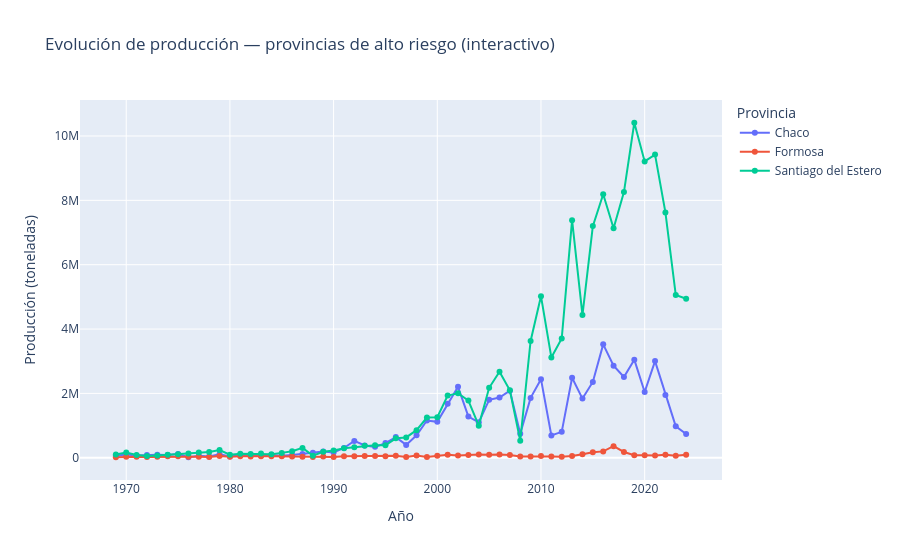

Here is the notebook cell this chart was saved with:
### Code cell
fig_interactivo = px.line(
    df_evolucion,
    x='anio',
    y='total_produccion',
    color='provincia',
    markers=True,
    labels={'anio': 'Año', 'total_produccion': 'Producción (toneladas)', 'provincia': 'Provincia'},
    title='Evolución de producción — provincias de alto riesgo (interactivo)'
)

fig_interactivo.show()

### Figure 1 — Plotly figure (JSON) as saved in the notebook; plotly's stock layout.template omitted (floating-point values rounded to 4 significant figures)
{"data": [{"hovertemplate": "Provincia=Chaco<br>Año=%{x}<br>Producción (toneladas)=%{y}<extra></extra>", "legendgroup": "Chaco", "line": {"color": "#636efa", "dash": "solid"}, "marker": {"symbol": "circle"}, "mode": "lines+markers", "name": "Chaco", "orientation": "v", "showlegend": true, "type": "scatter", "x": [1969, 1970, 1971, 1972, 1973, 1974, 1975, 1976, 1977, 1978, 1979, 1980, 1981, 1982, 1983, 1984, 1985, 1986, 1987, 1988, 1989, 1990, 1991, 1992, 1993, 1994, 1995, 1996, 1997, 1998, 1999, 2000, 2001, 2002, 2003, 2004, 2005, 2006, 2007, 2008, 2009, 2010, 2011, 2012, 2013, 2014, 2015, 2016, 2017, 2018, 2019, 2020, 2021, 2022, 2023, 2024], "xaxis": "x", "y": [63060, 98875, 67700, 84533, 96550, 89200, 116410, 18000, 64400, 36400, 107500, 35800, 78900, 77900, 59200, 83570, 62800, 89400, 116800, 156100, 191000, 161000, 304000, 523600, 381500, 338800, 454900, 641600, 399700, 698300, 1158860, 1117000, 1681368, 2203550, 1280035, 1099678, 1799710, 1873080, 2086299, 744287, 1860953, 2442851, 691055, 805784, 2485537, 1839050, 2357115, 3523825, 2862141, 2509040, 3048302, 2044123, 3003318, 1952690, 975722, 737992], "yaxis": "y"}, {"hovertemplate": "Provincia=Formosa<br>Año=%{x}<br>Producción (toneladas)=%{y}<extra></extra>", "legendgroup": "Formosa", "line": {"color": "#EF553B", "dash": "solid"}, "marker": {"symbol": "circle"}, "mode": "lines+markers", "name": "Formosa", "orientation": "v", "showlegend": true, "type": "scatter", "x": [1969, 1970, 1971, 1972, 1973, 1974, 1975, 1976, 1977, 1978, 1979, 1980, 1981, 1982, 1983, 1984, 1985, 1986, 1987, 1988, 1989, 1990, 1991, 1992, 1993, 1994, 1995, 1996, 1997, 1998, 1999, 2000, 2001, 2002, 2003, 2004, 2005, 2006, 2007, 2008, 2009, 2010, 2011, 2012, 2013, 2014, 2015, 2016, 2017, 2018, 2019, 2020, 2021, 2022, 2023, 2024], "xaxis": "x", "y": [15750, 30800, 31020, 25674, 29480, 44230, 43850, 29000, 29200, 25900, 52400, 31350, 50600, 40450, 43140, 47000, 45040, 39800, 31000, 23300, 35400, 26000, 46600, 49900, 52000, 56100, 45400, 62100, 26230, 69800, 20300, 63600, 92490, 71190, 84848, 105025, 92792, 103826, 82916, 38050, 41750, 50850, 42400, 30500, 54000, 111800, 170800, 198125, 359799, 179975, 79150, 74490, 71347, 92033, 64048, 93403], "yaxis": "y"}, {"hovertemplate": "Provincia=Santiago del Estero<br>Año=%{x}<br>Producción (toneladas)=%{y}<extra></extra>", "legendgroup": "Santiago del Estero", "line": {"color": "#00cc96", "dash": "solid"}, "marker": {"symbol": "circle"}, "mode": "lines+markers", "name": "Santiago del Estero", "orientation": "v", "showlegend": true, "type": "scatter", "x": [1969, 1970, 1971, 1972, 1973, 1974, 1975, 1976, 1977, 1978, 1979, 1980, 1981, 1982, 1983, 1984, 1985, 1986, 1987, 1988, 1989, 1990, 1991, 1992, 1993, 1994, 1995, 1996, 1997, 1998, 1999, 2000, 2001, 2002, 2003, 2004, 2005, 2006, 2007, 2008, 2009, 2010, 2011, 2012, 2013, 2014, 2015, 2016, 2017, 2018, 2019, 2020, 2021, 2022, 2023, 2024], "xaxis": "x", "y": [103326, 163500, 86700, 55900, 72080, 95370, 112300, 130000, 163000, 177000, 242000, 92900, 123390, 114740, 129100, 109600, 151500, 204800, 306400, 65600, 184400, 226100, 297800, 327500, 370100, 388440, 386330, 604600, 632100, 857700, 1249460, 1260860, 1932000, 2001440, 1778450, 998430, 2173941, 2675380, 2096728, 528202, 3628776, 5022730, 3117840, 3704749, 7384755, 4435940, 7200030, 8188789, 7130718, 8257862, 10411722, 9210478, 9422070, 7626107, 5056609, 4940534], "yaxis": "y"}], "layout": {"legend": {"title": {"text": "Provincia"}, "tracegroupgap": 0}, "title": {"text": "Evolución de producción — provincias de alto riesgo (interactivo)"}, "xaxis": {"anchor": "y", "domain": [0, 1], "title": {"text": "Año"}}, "yaxis": {"anchor": "x", "domain": [0, 1], "title": {"text": "Producción (toneladas)"}}}}
